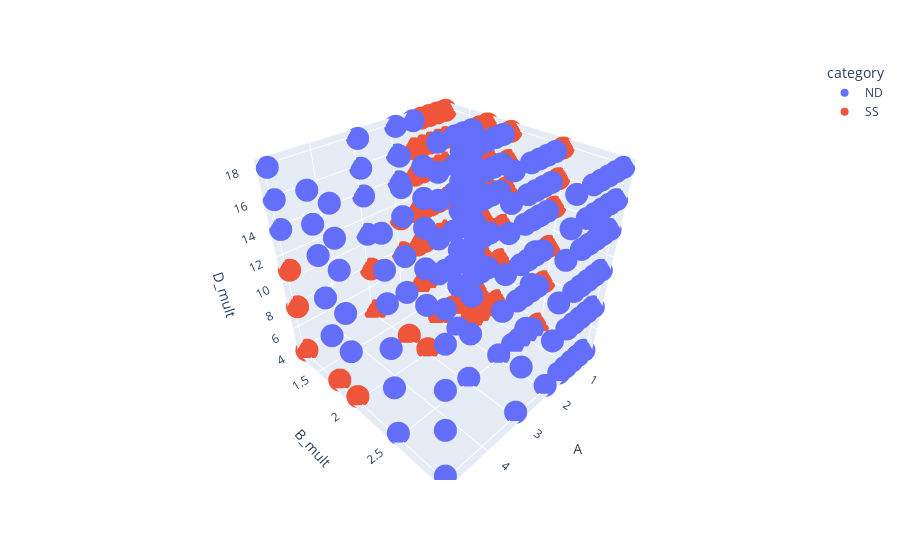

This figure's notebook cell:
### Code cell
df["B_mult"] = df["B"] / df["A"]
df["D_mult"] = df["Dv"] / df["Du"]
px.scatter_3d(df, x="A", y="B_mult", z="D_mult", color="category")

### Figure 1 — Plotly figure (JSON) as saved in the notebook; plotly's stock layout.template omitted (floating-point values rounded to 4 significant figures; data arrays with more than 128 entries replaced by an {"elided": "..."} marker saying what was removed)
{"data": [{"hovertemplate": "category=ND<br>A=%{x}<br>B_mult=%{y}<br>D_mult=%{z}<extra></extra>", "legendgroup": "ND", "marker": {"color": "#636efa", "symbol": "circle"}, "mode": "markers", "name": "ND", "scene": "scene", "showlegend": true, "type": "scatter3d", "x": {"elided": "2490 float values"}, "y": {"elided": "2490 float values"}, "z": {"elided": "2490 int values"}}, {"hovertemplate": "category=SS<br>A=%{x}<br>B_mult=%{y}<br>D_mult=%{z}<extra></extra>", "legendgroup": "SS", "marker": {"color": "#EF553B", "symbol": "circle"}, "mode": "markers", "name": "SS", "scene": "scene", "showlegend": true, "type": "scatter3d", "x": {"elided": "1110 float values"}, "y": {"elided": "1110 float values"}, "z": {"elided": "1110 int values"}}], "layout": {"legend": {"title": {"text": "category"}, "tracegroupgap": 0}, "margin": {"t": 60}, "scene": {"domain": {"x": [0, 1], "y": [0, 1]}, "xaxis": {"title": {"text": "A"}}, "yaxis": {"title": {"text": "B_mult"}}, "zaxis": {"title": {"text": "D_mult"}}}}}
